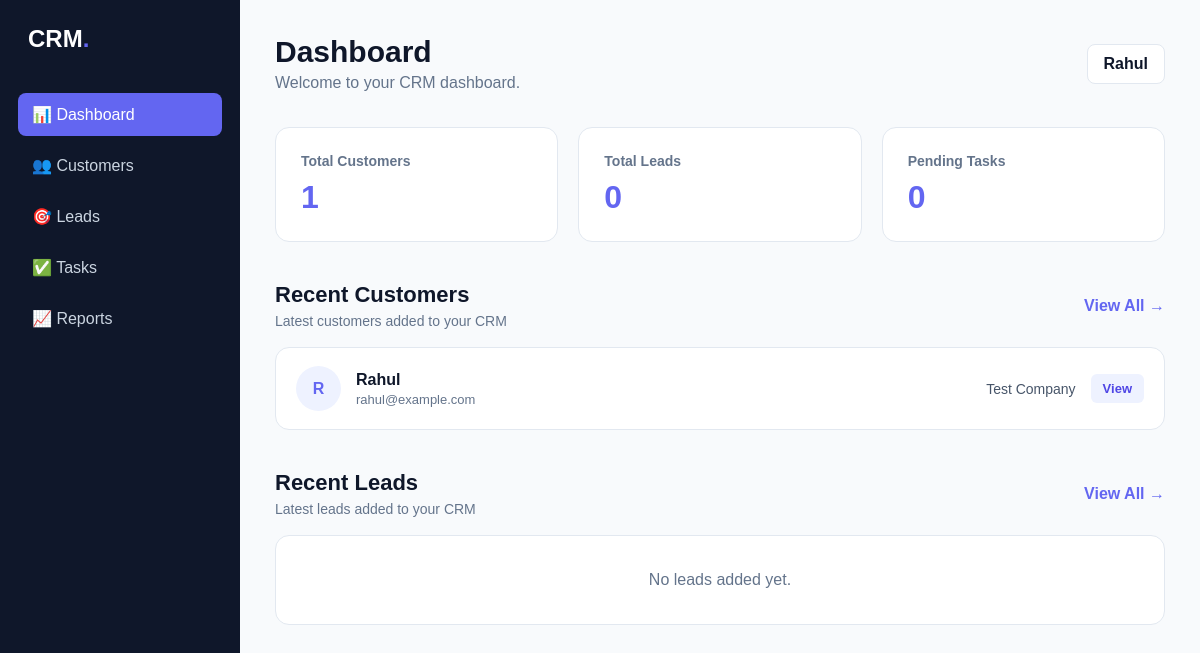
The app's page /, older data.
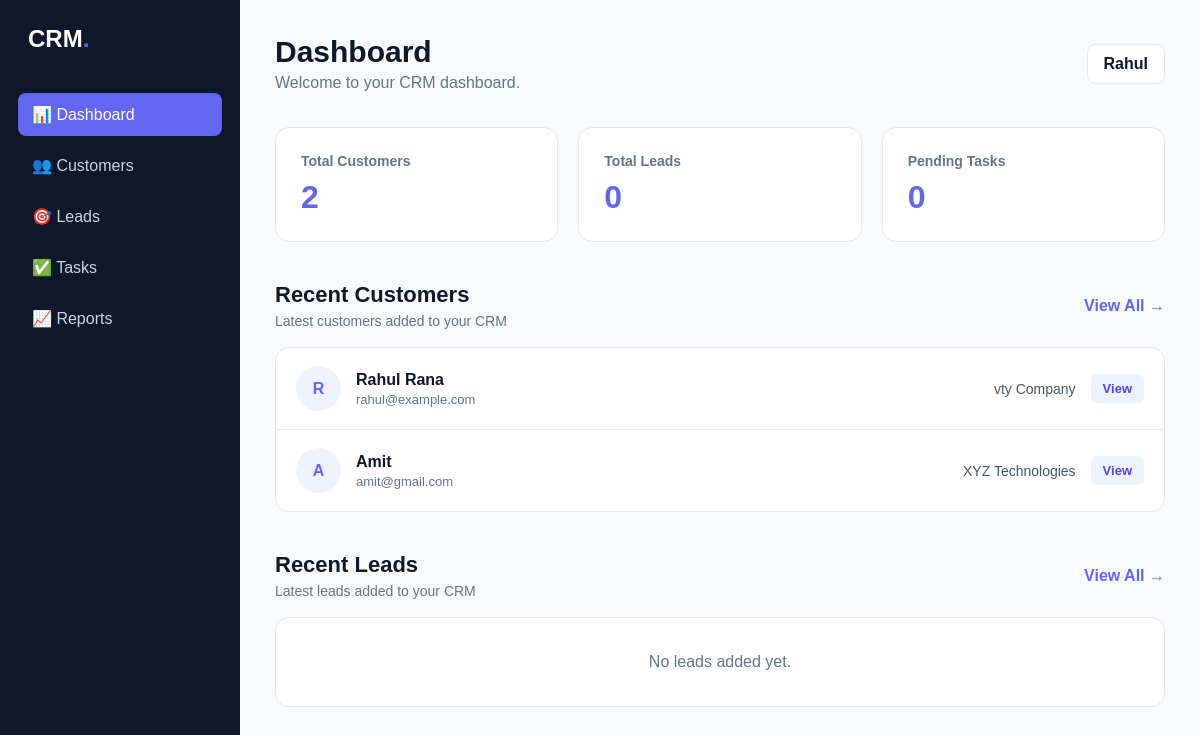
The same page, newer data.
### crm/models.py (models this page shows, shortened)
class Customer(models.Model):
    name = models.CharField(max_length=100)
    email = models.EmailField()
    phone = models.CharField(max_length=20)
    company = models.CharField(max_length=150, blank=True)
    created_at = models.DateTimeField(auto_now_add=True)

### crm/views.py (the view)
def dashboard(request):
    total_customers = Customer.objects.count()
    total_leads = Lead.objects.count()
    pending_tasks = Task.objects.filter(
        status="Pending"
    ).count()
    recent_customers = Customer.objects.order_by(
        "-created_at"
    )[:5]
    recent_leads = Lead.objects.order_by(
        "-created_at"
    )[:5]
    context = {
        "total_customers": total_customers,
        "total_leads": total_leads,
        "pending_tasks": pending_tasks,
        "recent_customers": recent_customers,
        "recent_leads": recent_leads,
    }
    return render(
        request,
        "crm/dashboard.html",
        context
    )

### crm/templates/crm/dashboard.html (shortened to what the changed rows need)
<!DOCTYPE html>
<html lang="en">
<head>
</head>
<body>
<div class="dashboard">
    <main class="main-content">
        <div class="topbar">
            <div>
                <h1>
                    Dashboard
                </h1>
            </div>
        </div>
        <div class="stats-grid">
            <div class="stat-card">
                <h3>
                    Total Customers
                </h3>
                <div class="number">
                    {{ total_customers }}
                </div>
            </div>
        </div>
        <section class="recent-section">
    <div class="section-header">
        <div>
            <h2>
                Recent Customers
            </h2>
        </div>
    </div>
    <div class="recent-card">
        {% if recent_customers %}
            {% for customer in recent_customers %}
                <div class="customer-row">
                    <div class="customer-avatar">
                        {{ customer.name|first|upper }}
                    </div>
                    <div class="customer-info">
                        <strong>
                            {{ customer.name }}
                        </strong>
                        <span>
                            {{ customer.email }}
                        </span>
                    </div>
                    <div class="customer-company">
                        {{ customer.company|default:"No company" }}
                    </div>
                    <a
                        href="{% url 'customer_detail' customer.id %}"
                        class="view-btn"
                    >
                        View
                    </a>
                </div>
            {% endfor %}
        {% else %}
            <div class="empty">
                <p>
                    No customers added yet.
                </p>
            </div>
        {% endif %}
    </div>
</section>
<section class="recent-section">
    <div class="section-header">
        <div>
            <h2>
                Recent Leads
            </h2>
        </div>
    </div>
</section>
    </main>
</div>
</body>
</html>

Row changes from the older to the newer data that the page shows:
removed Customer: name|first "R", name "Rahul", email "rahul@example.com", company "Test Company"
added Customer: name|first "R", name "Rahul Rana", email "rahul@example.com", company "vty Company"
added Customer: name|first "A", name "Amit", email "amit@gmail.com", company "XYZ Technologies"
Text that changed along with them:
{{ total_customers }}: "1" → "2"
